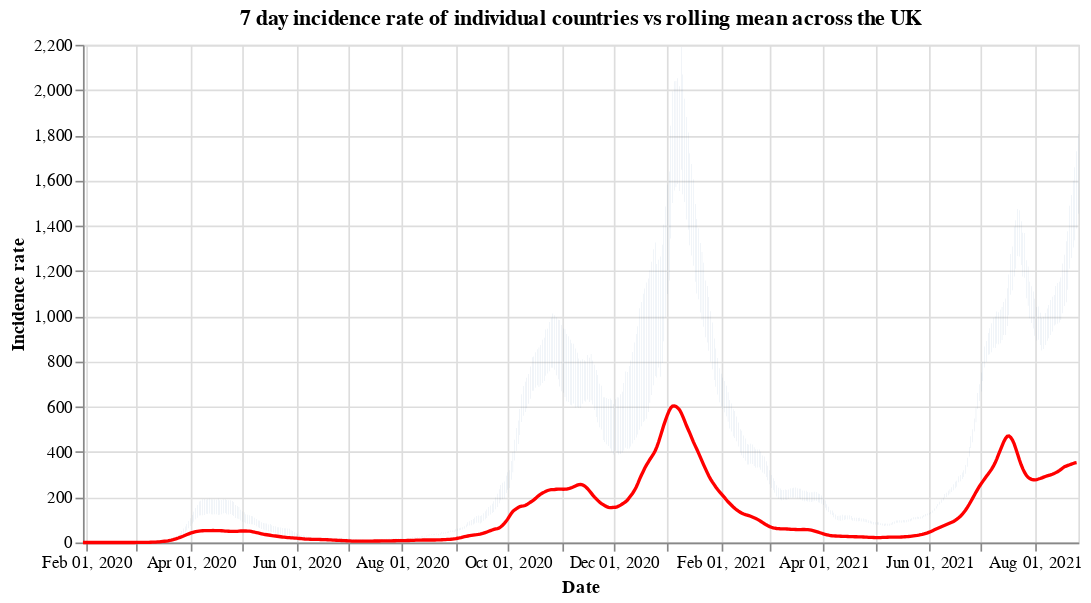

The notebook cell this image was saved under:
### Code cell
#collapse
countries = uk_cases['areaName'].unique()
countries.sort()

selection = alt.selection_single(
    name='Select',
    fields=['areaName'],
    init={'areaName': 'Wales'},
    bind={'areaName': alt.binding_select(options=countries)}
)

# scatter plot, modify opacity based on selection
bars = alt.Chart(uk_cases).mark_bar().add_selection(
    selection
).encode(
    x=alt.X("yearmonthdate(date):T", axis=alt.Axis(title='Date')),
    y=alt.Y("weeklyCasesRate:Q", axis=alt.Axis(title='Incidence rate')),
    tooltip='weeklyCasesRate:Q',
    opacity=alt.condition(selection, alt.value(1), alt.value(0))
).properties(title=f'7 day incidence rate of individual countries vs rolling mean across the UK', width=600)

line = alt.Chart(overview_cases).mark_line(
    color='red',
    size=2,
).transform_window(
    rolling_mean='mean(weeklyCasesRate)',
    frame=[0, 7]
).encode(
    x='yearmonthdate(date):T',
    y='rolling_mean:Q'
)

alt.layer(bars, line)

### Figure 1 — Vega-Lite specification as saved in the notebook (floating-point values rounded to 4 significant figures; data arrays with more than 128 entries replaced by an {"elided": "..."} marker saying what was removed)
{"config": {"view": {"continuousWidth": 400, "continuousHeight": 300}}, "layer": [{"data": {"name": "data-83b1d7d2c36b91bdef87e1a0ec7f3905"}, "mark": "bar", "encoding": {"opacity": {"condition": {"value": 1, "selection": "Select"}, "value": 0}, "tooltip": {"type": "quantitative", "field": "weeklyCasesRate"}, "x": {"type": "temporal", "axis": {"title": "Date"}, "field": "date", "timeUnit": "yearmonthdate"}, "y": {"type": "quantitative", "axis": {"title": "Incidence rate"}, "field": "weeklyCasesRate"}}, "selection": {"Select": {"type": "single", "fields": ["areaName"], "init": {"areaName": "Wales"}, "bind": {"areaName": {"input": "select", "options": ["England", "Northern Ireland", "Scotland", "Wales"]}}}}, "title": "7 day incidence rate of individual countries vs rolling mean across the UK", "width": 600}, {"data": {"name": "data-7435e413b450628b52876d4ac4e635f1"}, "mark": {"type": "line", "color": "red", "size": 2}, "encoding": {"x": {"type": "temporal", "field": "date", "timeUnit": "yearmonthdate"}, "y": {"type": "quantitative", "field": "rolling_mean"}}, "transform": [{"window": [{"op": "mean", "field": "weeklyCasesRate", "as": "rolling_mean"}], "frame": [0, 7]}]}], "$schema": "https://vega.github.io/schema/vega-lite/v4.8.1.json", "datasets": {"data-83b1d7d2c36b91bdef87e1a0ec7f3905": {"elided": "2204 records"}, "data-7435e413b450628b52876d4ac4e635f1": {"elided": "574 records"}}}
